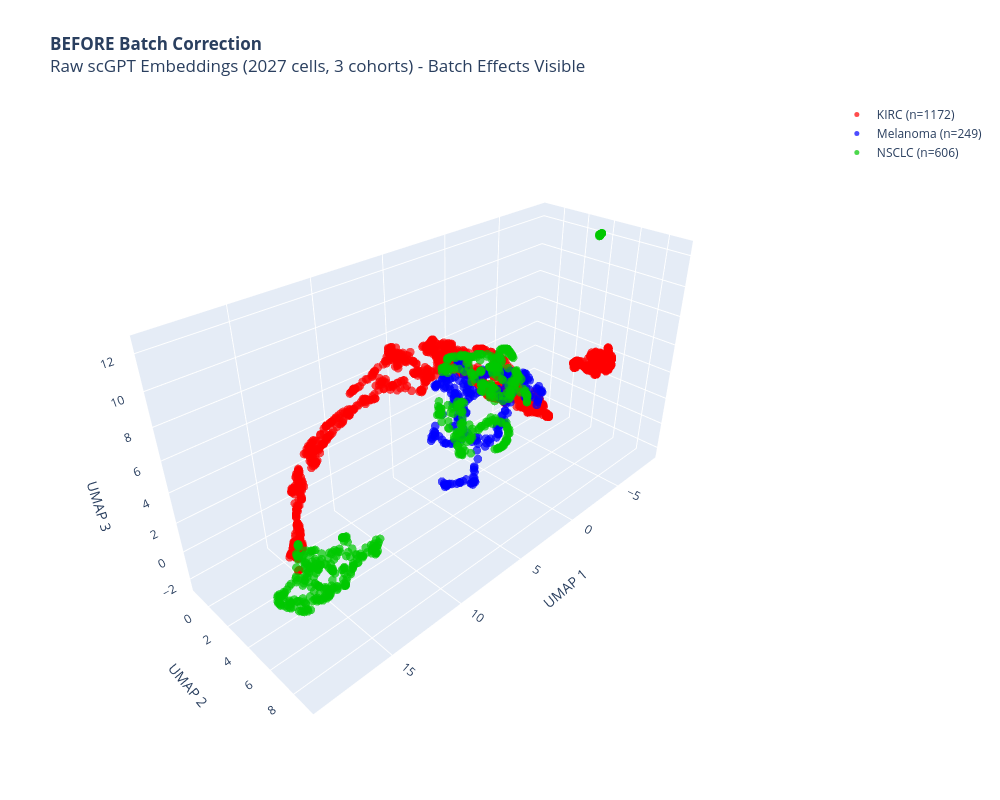

The cell this chart's notebook holds for it:
### Markdown cell above
## 4. Interactive Plotly 3D UMAP - BEFORE Correction

### Code cell
fig_before = go.Figure()

for cohort in ['KIRC', 'Melanoma', 'NSCLC']:
    mask = cohort_labels == cohort
    fig_before.add_trace(go.Scatter3d(
        x=umap_before[mask, 0],
        y=umap_before[mask, 1],
        z=umap_before[mask, 2],
        mode='markers',
        name=f'{cohort} (n={mask.sum()})',
        marker=dict(
            size=5,
            color=cohort_colors_plotly[cohort],
            opacity=0.7,
            line=dict(width=0)
        ),
        text=[f'{cohort} cell {i}' for i in range(mask.sum())],
        hovertemplate='<b>%{text}</b><br>UMAP1: %{x:.3f}<br>UMAP2: %{y:.3f}<br>UMAP3: %{z:.3f}<extra></extra>',
    ))

fig_before.update_layout(
    title='<b>BEFORE Batch Correction</b><br>Raw scGPT Embeddings (2027 cells, 3 cohorts) - Batch Effects Visible',
    scene=dict(
        xaxis_title='UMAP 1',
        yaxis_title='UMAP 2',
        zaxis_title='UMAP 3',
        camera=dict(
            eye=dict(x=1.5, y=1.5, z=1.3)
        )
    ),
    width=1000,
    height=800,
    showlegend=True,
    hovermode='closest',
    font=dict(size=12)
)

# Skip HTML export (project keeps PNG/static figures only).
print("[SKIP] Interactive HTML export disabled (PNG-only policy).")
fig_before.show()

### Figure 1 — Plotly figure (JSON) as saved in the notebook; plotly's stock layout.template omitted (floating-point values rounded to 4 significant figures; data arrays with more than 128 entries replaced by an {"elided": "..."} marker saying what was removed)
{"data": [{"hovertemplate": "<b>%{text}</b><br>UMAP1: %{x:.3f}<br>UMAP2: %{y:.3f}<br>UMAP3: %{z:.3f}<extra></extra>", "marker": {"color": "rgb(255, 0, 0)", "line": {"width": 0}, "opacity": 0.7, "size": 5}, "mode": "markers", "name": "KIRC (n=1172)", "text": {"elided": "1172 str values"}, "type": "scatter3d", "x": {"elided": "1172 float values"}, "y": {"elided": "1172 float values"}, "z": {"elided": "1172 float values"}}, {"hovertemplate": "<b>%{text}</b><br>UMAP1: %{x:.3f}<br>UMAP2: %{y:.3f}<br>UMAP3: %{z:.3f}<extra></extra>", "marker": {"color": "rgb(0, 0, 255)", "line": {"width": 0}, "opacity": 0.7, "size": 5}, "mode": "markers", "name": "Melanoma (n=249)", "text": {"elided": "249 str values"}, "type": "scatter3d", "x": {"elided": "249 float values"}, "y": {"elided": "249 float values"}, "z": {"elided": "249 float values"}}, {"hovertemplate": "<b>%{text}</b><br>UMAP1: %{x:.3f}<br>UMAP2: %{y:.3f}<br>UMAP3: %{z:.3f}<extra></extra>", "marker": {"color": "rgb(0, 200, 0)", "line": {"width": 0}, "opacity": 0.7, "size": 5}, "mode": "markers", "name": "NSCLC (n=606)", "text": {"elided": "606 str values"}, "type": "scatter3d", "x": {"elided": "606 float values"}, "y": {"elided": "606 float values"}, "z": {"elided": "606 float values"}}], "layout": {"font": {"size": 12}, "height": 800, "hovermode": "closest", "scene": {"camera": {"eye": {"x": 1.5, "y": 1.5, "z": 1.3}}, "xaxis": {"title": {"text": "UMAP 1"}}, "yaxis": {"title": {"text": "UMAP 2"}}, "zaxis": {"title": {"text": "UMAP 3"}}}, "showlegend": true, "title": {"text": "<b>BEFORE Batch Correction</b><br>Raw scGPT Embeddings (2027 cells, 3 cohorts) - Batch Effects Visible"}, "width": 1000}}
